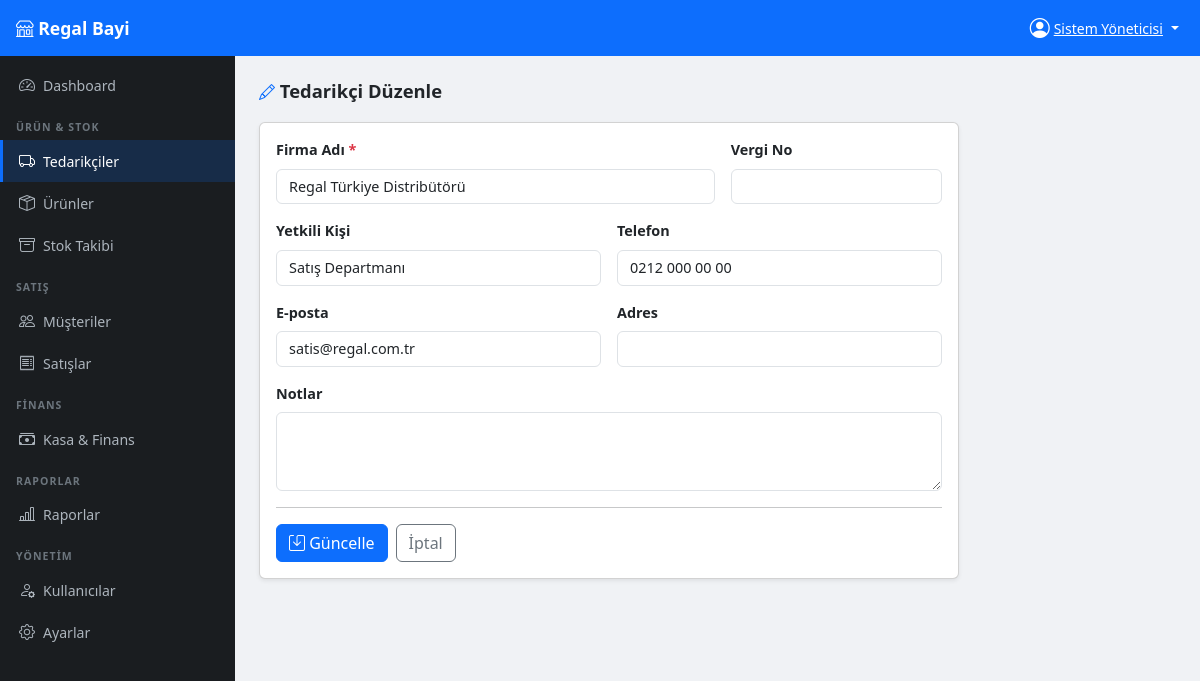
The app's page /modules/tedarikciler/duzenle.php?id=1 (signed in) with its own data.
### tables this page shows
CREATE TABLE tedarikciler (
    id INT AUTO_INCREMENT PRIMARY KEY,
    ad VARCHAR(150) NOT NULL,
    yetkili VARCHAR(100),
    telefon VARCHAR(20),
    email VARCHAR(100),
    adres TEXT,
    vergi_no VARCHAR(20),
    notlar TEXT,
    created_at TIMESTAMP DEFAULT CURRENT_TIMESTAMP
);

### includes/functions.php (called while the page is built, shortened)
<?php
function escH($str) {
    return htmlspecialchars($str ?? '', ENT_QUOTES, 'UTF-8');
}

### modules/tedarikciler/duzenle.php (the view, shortened to what this page needs)
<?php
require_once __DIR__ . '/../../includes/functions.php';
$pdo = db();
$id = (int)($_GET['id'] ?? 0);
$t = $pdo->prepare("SELECT * FROM tedarikciler WHERE id=?");
$t->execute([$id]); $t = $t->fetch();
$d = $_SERVER['REQUEST_METHOD'] === 'POST' ? $_POST : $t;
require_once __DIR__ . '/../../includes/header.php';
?>
<div class="page-header">
    <h4><i class="bi bi-pencil text-primary"></i> Tedarikçi Düzenle</h4>
</div>
<div class="card shadow-sm" style="max-width:700px">
    <div class="card-body">
    <form method="post">
        <div class="row g-3">
            <div class="col-md-8">
                <label class="form-label fw-semibold">Firma Adı <span class="text-danger">*</span></label>
                <input type="text" name="ad" class="form-control" required value="<?= escH($d['ad']) ?>">
            </div>
            <div class="col-md-4">
                <label class="form-label fw-semibold">Vergi No</label>
                <input type="text" name="vergi_no" class="form-control" value="<?= escH($d['vergi_no'] ?? '') ?>">
            </div>
            <div class="col-md-6">
                <label class="form-label fw-semibold">Yetkili Kişi</label>
                <input type="text" name="yetkili" class="form-control" value="<?= escH($d['yetkili'] ?? '') ?>">
            </div>
            <div class="col-md-6">
                <label class="form-label fw-semibold">Telefon</label>
                <input type="text" name="telefon" class="form-control" value="<?= escH($d['telefon'] ?? '') ?>">
            </div>
            <div class="col-md-6">
                <label class="form-label fw-semibold">E-posta</label>
                <input type="email" name="email" class="form-control" value="<?= escH($d['email'] ?? '') ?>">
            </div>
            <div class="col-md-6">
                <label class="form-label fw-semibold">Adres</label>
                <input type="text" name="adres" class="form-control" value="<?= escH($d['adres'] ?? '') ?>">
            </div>
            <div class="col-12">
                <label class="form-label fw-semibold">Notlar</label>
                <textarea name="notlar" class="form-control" rows="3"><?= escH($d['notlar'] ?? '') ?></textarea>
            </div>
        </div>
        <hr>
        <div class="d-flex gap-2">
            <button type="submit" class="btn btn-primary"><i class="bi bi-save"></i> Güncelle</button>
            <a href="detay.php?id=<?= $id ?>" class="btn btn-outline-secondary">İptal</a>
        </div>
    </form>
    </div>
</div>
<?php require_once __DIR__ . '/../../includes/footer.php'; ?>

### assets/css/style.css (style rules this page uses)
:root { --sidebar-width: 235px; --navbar-height: 56px; --bottom-nav-height: 62px; --primary: #0d6efd; --dark: #1a1d20; }
body { background: #f0f2f5; font-size: 0.9rem; }
.page-header { margin-bottom: 1.25rem; }
.page-header h4 { margin: 0; font-weight: 700; font-size: 1.15rem; }
.page-header h4 i { font-size: 1rem; }
.form-control, .form-select { font-size: .9rem; }

### records on screen
tedarikciler: ad "Regal Türkiye Distribütörü", yetkili "Satış Departmanı", telefon "0212 000 00 00", email "satis@regal.com.tr"

### other values on screen
escH(ayar('firma_adi','Regal Bayi')) "Regal Bayi"
escH($_SESSION['ad_soyad'] ?? '') "Sistem Yöneticisi"
